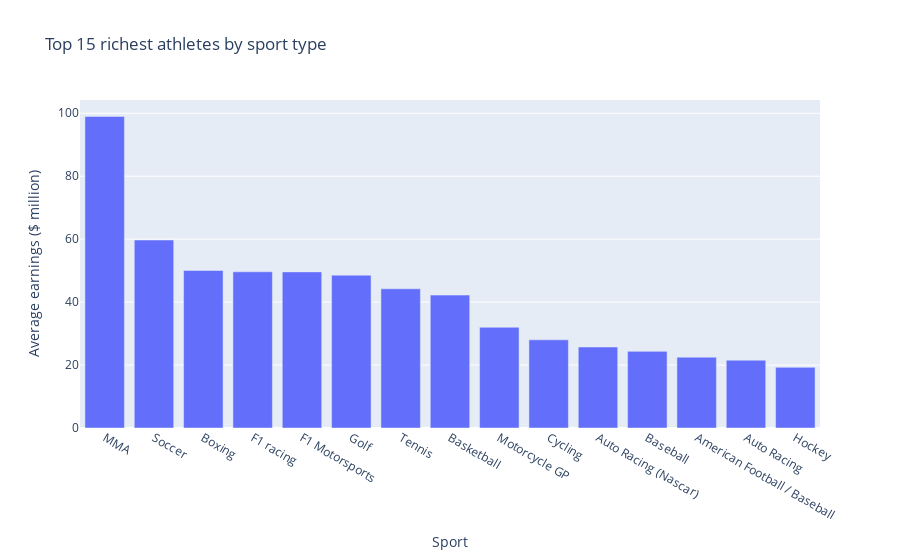

Write notebook code for a chart like this one.
### Markdown cell above
### Relationship: Sport type and Earnings

### Code cell
top_earning_sport_type = data.groupby('Sport')['earnings ($ million)'].mean().sort_values(ascending=False)[:16]

top_earning_sport_type_df = pd.DataFrame(list(top_earning_sport_type.items()), columns=['Sport', 'Average earnings ($ million)'])

fig = px.bar(top_earning_sport_type_df, x='Sport', y='Average earnings ($ million)', title='Top 15 richest athletes by sport type')

fig.show()

### Figure 1 — Plotly figure (JSON) as saved in the notebook; plotly's stock layout.template omitted (floating-point values rounded to 4 significant figures)
{"data": [{"alignmentgroup": "True", "hovertemplate": "Sport=%{x}<br>Average earnings ($ million)=%{y}<extra></extra>", "legendgroup": "", "marker": {"color": "#636efa", "pattern": {"shape": ""}}, "name": "", "offsetgroup": "", "orientation": "v", "showlegend": false, "textposition": "auto", "type": "bar", "x": ["MMA", "Soccer", "Boxing", "F1 racing", "F1 Motorsports", "Golf", "Tennis", "Basketball", "Motorcycle GP", "Cycling", "Auto Racing (Nascar)", "Baseball", "American Football / Baseball", "Auto Racing", "Hockey"], "xaxis": "x", "y": [99, 59.73, 50.04, 49.62, 49.6, 48.56, 44.23, 42.23, 32, 28, 25.73, 24.35, 22.5, 21.54, 19.27], "yaxis": "y"}], "layout": {"barmode": "relative", "legend": {"tracegroupgap": 0}, "title": {"text": "Top 15 richest athletes by sport type"}, "xaxis": {"anchor": "y", "domain": [0, 1], "title": {"text": "Sport"}}, "yaxis": {"anchor": "x", "domain": [0, 1], "title": {"text": "Average earnings ($ million)"}}}}
